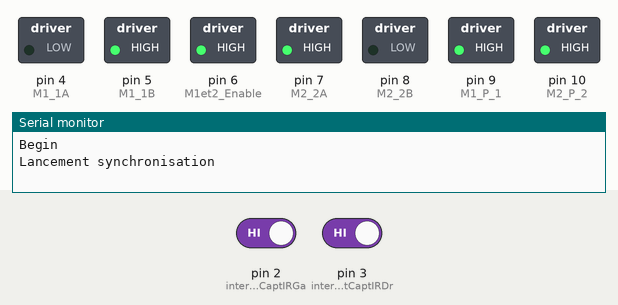
A sketch run on a simulated Arduino Uno, built with avr-gcc and run on an emulated ATmega328P. Parts: switched loads named in the sketch (green lamp = pin HIGH), the last lines printed to the serial monitor. The inputs (shaded band) are chosen by the test bench; at power-on: pin 2 (interruptCaptIRGa) HIGH, pin 3 (interruptCaptIRDr) HIGH.

Above: at 5.0 s.
5.1 s: pin 2 (interruptCaptIRGa) driven LOW
At 6.0 s:
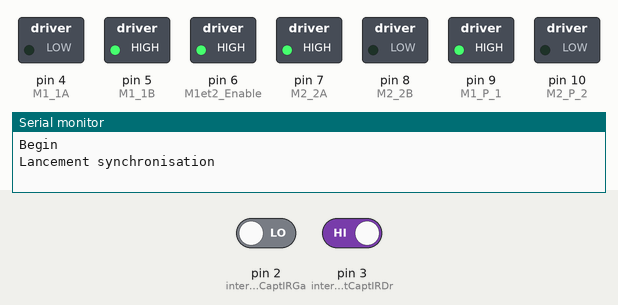
6.6 s: pin 3 (interruptCaptIRDr) driven LOW
At 7.2 s:
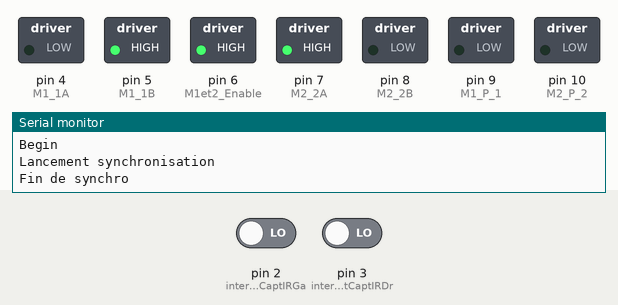
At 9.76 s:
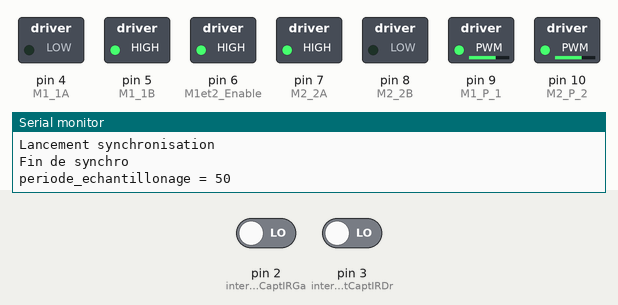
Timing chart, 0 to 45.2 s (numbered marks = the images above; inputs shaded):
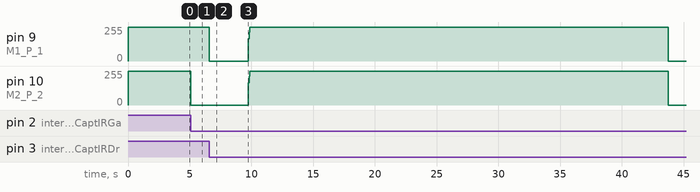

The sketch:

Tapis_roulant_v1-0.ino
```cpp
int M1_1A = 4;
int M1_1B = 5;
int M1_P_1 = 9;
int M2_2A = 7;
int M2_2B = 8;
int M2_P_2 = 10;
int M1et2_Enable = 6;
int i=0;
//interruption
int interruptCaptIRGa=2;
int interruptCaptIRDr=3;
int interruptMotTapisGa=18;
int interruptMotTapisDr=19;
int Cpt_CaptIRGa=0;
int Cpt_CaptIRDr=0;
int Cpt_EncodeurMotTapisGa=0;
int Cpt_EncodeurMotTapisDr=0;
int erreur_Synchro=0;
float correction_dif=0;
float kDif =0.01;
boolean CoteSyncGa = false;
boolean CoteSyncDr = false;
unsigned long time_MillisGa=0;
unsigned long time_MillisDr=0;
int erreur_synchro_Millis =0;
int k_time_MillisGa = 0 ;
int k_time_MillisDr = 0 ;
int Offset_comptGa = 0;

// Déclaration timer ***********************************************************************************
#include <SimpleTimer.h>
SimpleTimer timerElevateur;
const int frequence_echantillonnage = 20;  // Fréquence d'exécution de l'asservissement (Xxx fois par seconde)
int periode_echantillonage=1000/frequence_echantillonnage;
// Déclaration des caractéristique du moteur ***********************************************************
const int rapport_reducteur_Mots = 40;   // Rapport entre le nombre de tours de l'arbre moteur et de la roue
const int tick_par_tour_codeuse_Mots = 12;  //12 tick sur deux capteurs hall, ici on a pris un seul capteur mais 2 front
// Déclaration des constantes et variables du PID *******************************************************
// Déclaration des constantes ********************************
// Moteur 1 = moteur Droit = Port M1 sur le pont en H.
float kp_Mot1 = 50;     // coefficient proportionnel
float ki_Mot1 = 20;       // Coefficient intégrateur
float kd_Mot1 = 10;     // Coefficient dérivateur
float kp_Mot2 = 50;     // coefficient proportionnel
float ki_Mot2 = 20;       // Coefficient intégrateur
float kd_Mot2 = 10;     // Coefficient dérivateur

// Initialisation des variables *******************************
int vitMot_1 = 0;
float consigne_Mot1 = 2.4; // consigne en nombre de tours de roue par seconde
float erreur_precedente_Mot1 = consigne_Mot1;
float somme_erreur_Mot1 = 0;
int vitMot_2 = 0;
float consigne_Mot2 = 2.4;
float erreur_precedente_Mot2 = consigne_Mot2;
float somme_erreur_Mot2 = 0;


void setup() {

  // Motor_1 controll pin initiate;
  pinMode(M1_1A, OUTPUT);
  pinMode(M1_1B, OUTPUT);
  pinMode(M1_P_1, OUTPUT);   // Speed control
  // Motor_2 controll pin initiate;
  pinMode(M2_2A, OUTPUT);
  pinMode(M2_2B, OUTPUT);
  pinMode(M2_P_2, OUTPUT); // Speed control
  //Enable the Motor Shield output;
  pinMode(M1et2_Enable, OUTPUT);
  digitalWrite(M1et2_Enable, HIGH);

  // Initialisation liaison série
  Serial.begin(19200);
  Serial.println("Begin");

  //synchronisation tapis

  syncTapis();
  delay(3000);

  // initialialisation interruption pour compensation des écarts de courroies
  attachInterrupt(digitalPinToInterrupt(interruptCaptIRGa), fct_SynchroIRGa, FALLING);
  attachInterrupt(digitalPinToInterrupt(interruptCaptIRDr), fct_SynchroIRDr, FALLING);
  time_MillisGa = millis();
  time_MillisDr = millis();

  attachInterrupt(digitalPinToInterrupt(interruptMotTapisGa), fct_EncodeurMotTapisGa, CHANGE);
  attachInterrupt(digitalPinToInterrupt(interruptMotTapisDr), fct_EncodeurMotTapisDr, CHANGE);
    // Initialisation du timer-----------------------------------------------------------------------------

  Serial.print("periode_echantillonage = ");
  Serial.println(periode_echantillonage);
  timerElevateur.setInterval(periode_echantillonage,asservissement_Mots); // Interruption pour calcul du PID et asservissement; toutes les 10ms, on recommence la routine

  }

  void loop() {

  // Boucle pour asservissement des moteurs avec encodeurs -----------------------------------------------
  timerElevateur.run();  //on fait tourner l'horloge
  delay(10);
// Fin Boucle pour asservissement des moteurs avec encodeurs ---------------------------------------------
  }


void syncTapis()
{

  //interruption
  attachInterrupt(digitalPinToInterrupt(interruptCaptIRGa), fct_CaptIRGa, FALLING);
  attachInterrupt(digitalPinToInterrupt(interruptCaptIRDr), fct_CaptIRDr, FALLING);

  //lancement rotation à vitess maxi pour synchronisation
  analogWrite(M2_P_2,255); // set the motor_2 speed ;
  analogWrite(M1_P_1,255); // set the motor_1 speed ;
  digitalWrite(M2_2A, HIGH);
  digitalWrite(M1_1A, LOW);
  digitalWrite(M2_2B, LOW); // Set the rotation of motor_2
  digitalWrite(M1_1B, HIGH); // Set the rotation of motor_1


   //interruption
   Serial.println("Lancement synchronisation");
    do
    {
     /*
      Serial.print("Cpt_CaptIRGa=");
      Serial.print(Cpt_CaptIRGa);
      Serial.print("  Cpt_CaptIRDr=");
      Serial.println(Cpt_CaptIRDr);
    */
          if (Cpt_CaptIRGa >= 1)
        {
          analogWrite(M2_P_2,0); // set the motor_2 stop ;
         // Serial.println("Mousse sous capteur Gauche");
          Cpt_CaptIRGa=0;
          CoteSyncGa = true;
        }
        if (Cpt_CaptIRDr >= 1)
        {
          analogWrite(M1_P_1,0); // set the motor_1 stop ;
         // Serial.println("Mousse sous capteur Droit");
          Cpt_CaptIRDr=0;
          CoteSyncDr = true;
        }
        delay (100);
    }while(CoteSyncGa == false || CoteSyncDr == false);
    Serial.println("Fin de synchro");

    //detacher interruption
    detachInterrupt(digitalPinToInterrupt(interruptCaptIRGa));
    detachInterrupt(digitalPinToInterrupt(interruptCaptIRDr));
}

void moveTapis ()
{
  //lancement rotation à vitess maxi pour synchronisation
  analogWrite(M2_P_2,255); // set the motor_2 speed ;
  analogWrite(M1_P_1,255); // set the motor_1 speed ;
  digitalWrite(M2_2A, HIGH);
  digitalWrite(M1_1A, LOW);
  digitalWrite(M2_2B, LOW); // Set the rotation of motor_2
  digitalWrite(M1_1B, HIGH); // Set the rotation of motor_1

}

void fct_CaptIRGa()
{
  Cpt_CaptIRGa++;
}
void fct_CaptIRDr()
{
  Cpt_CaptIRDr++;
}
void fct_EncodeurMotTapisGa()
{
  Cpt_EncodeurMotTapisGa++;
}
void fct_EncodeurMotTapisDr()
{
  Cpt_EncodeurMotTapisDr++;
}
void fct_SynchroIRGa()
{
  time_MillisGa=millis();
  k_time_MillisGa=1;
}
void fct_SynchroIRDr()
{
  time_MillisDr=millis();
  k_time_MillisDr=1;
}
/* Interruption pour calcul du PID */
void asservissement_Mots()
{
  //Serial.println("Deb Asserv");
  // Moteur 1 ------------------------------------------------------------------------
  // Calcul du nombre de tick de la codeuse du moteur par seconde : Frequence Echan * tick_codeuse
  int frequence_codeuse_Mot1 = frequence_echantillonnage*Cpt_EncodeurMotTapisGa;
  // Calcul de la vitesse de la poulie en fonction du réducteur du moteur et du nbre de tick de la roue codeuse
  float vit_roue_tour_sec_Mot1 = (float)frequence_codeuse_Mot1/(float)tick_par_tour_codeuse_Mots/(float)rapport_reducteur_Mots;
  // calcul erreur pour chaque composante du PID
  float erreur_Mot1 = consigne_Mot1 - correction_dif - vit_roue_tour_sec_Mot1; // pour le proportionnel
  //Serial.print(vit_roue_tour_sec_Mot1*50);
  //Serial.print(",");
  somme_erreur_Mot1 += erreur_Mot1; // pour l'intégrateur
  float delta_erreur_Mot1 = erreur_Mot1- erreur_precedente_Mot1;  // pour le dérivateur
  erreur_precedente_Mot1 = erreur_Mot1;
  // idem pour Moteur 2 ----------------------------------------------------------------
  int frequence_codeuse_Mot2 = frequence_echantillonnage*Cpt_EncodeurMotTapisDr; //100*tick_codeuse
  float vit_roue_tour_sec_Mot2 = (float)frequence_codeuse_Mot2/(float)tick_par_tour_codeuse_Mots/(float)rapport_reducteur_Mots;
  //Serial.print(vit_roue_tour_sec_Mot2*50);
  //Serial.print(",");
  float erreur_Mot2 = consigne_Mot2 + correction_dif - vit_roue_tour_sec_Mot2; // pour le proportionnel
  somme_erreur_Mot2 += erreur_Mot2; // pour l'intégrateur
  float delta_erreur_Mot2 = erreur_Mot2-erreur_precedente_Mot2;  // pour le dérivateur
  erreur_precedente_Mot2 = erreur_Mot2;
 // Calcul de la désynchronisation des moteurs ----------------------------------
  erreur_Synchro = erreur_Synchro + (Cpt_EncodeurMotTapisGa + Offset_comptGa - Cpt_EncodeurMotTapisDr);
  correction_dif = kDif * erreur_Synchro;
 //    Serial.println(erreur_Synchro);
 // calcul de désynchronisation de passage sous les capteur IR
 if (k_time_MillisGa==1 && k_time_MillisDr==1)
 {
  Serial.print("k_time_MillisGa=");
  Serial.print(k_time_MillisGa);
  Serial.print(" k_time_MillisDr=");
  Serial.print(k_time_MillisDr);
  Serial.print(" time_MillisGa=");
  Serial.print(time_MillisGa);
  Serial.print(" time_MillisDr=");
  Serial.println(time_MillisDr);
  //erreur_synchro_Millis = erreur_synchro_Millis + (time_MillisGa - time_MillisDr);
  erreur_synchro_Millis = (time_MillisGa - time_MillisDr);
  Serial.print("erreur_synchro_Millis=");
  Serial.println(erreur_synchro_Millis);
  k_time_MillisGa = 0;
  k_time_MillisDr = 0;
 }
 if (erreur_synchro_Millis >= 1500)
 {
  Offset_comptGa=0;
  Offset_comptGa=1;

  Serial.print(" offset=");
  Serial.println(Offset_comptGa);
 }
 else if (erreur_synchro_Millis <= -1500)
 {

  Offset_comptGa=0;
  Offset_comptGa=-1;

  Serial.print(" offset=");
  Serial.println(Offset_comptGa);
 }
 else
 {
  Offset_comptGa=0;
 }

 //  Serial.print("Offset_comptGa=");
 // Serial.println(Offset_comptGa);
 // Réinitialisation du nombre de tick de la codeuse ----------------------------------
  Cpt_EncodeurMotTapisGa = 0;
  Cpt_EncodeurMotTapisDr = 0;


  // PID : calcul de la commande pour chaque moteur -----------------------------------
  vitMot_1 = kp_Mot1*erreur_Mot1 + ki_Mot1*somme_erreur_Mot1 + kd_Mot1*delta_erreur_Mot1;  //somme des tois erreurs
  vitMot_2 = kp_Mot2*erreur_Mot2 + ki_Mot2*somme_erreur_Mot2 + kd_Mot2*delta_erreur_Mot2;  //somme des tois erreurs
  // Normalisation et contrôle des moteurs --------------------------------------------
  if (vitMot_1 > 255) {
    vitMot_1 = 255;  // sachant que l'on est branché sur un pont en H L293D
  }
  else if (vitMot_1 <0) {
    vitMot_1 = 0;
  }
  if (vitMot_2 > 255) {
    vitMot_2 = 255;  // sachant que l'on est branché sur un pont en H L293D
  }
  else if (vitMot_2 <0) {
    vitMot_2 = 0;
  }
 /*
 Serial.print("vitMot1 = ");
 Serial.print(vitMot_1);
 Serial.print(",");
 Serial.print("  vitMot2 = ");
  Serial.println(vitMot_2);
 */

  // Commande de la rotation de l'élévateur avec une vitesse par moteur ----------------
  RotationElevateur (vitMot_1, vitMot_2);
}
/* Rotation du tapis */
void RotationElevateur (int powerRateMot_1, int powerRateMot_2) {
  // Sens de rotation du moteur 1
  digitalWrite(M1_1A, LOW);
  digitalWrite(M1_1B, HIGH);
  // Sens de rotation du moteur 2
  digitalWrite(M2_2A, HIGH);
  digitalWrite(M2_2B, LOW);
  // Charger la vitesse des moteurs 1 et 2
  analogWrite(M1_P_1, powerRateMot_1);
  analogWrite(M2_P_2, powerRateMot_2);
}
```

Measured:
- after the input at 5.1 s, pin 10 (M2_P_2): 255/255 → 0/255 at once
- after the input at 6.6 s, pin 9 (M1_P_1): 255/255 → 0/255 at once, → 255/255 3.2 s later, → 0/255 34.0 s later; pin 10 (M2_P_2): 0/255 → 255/255 after 3.2 s, → 0/255 34.0 s later
